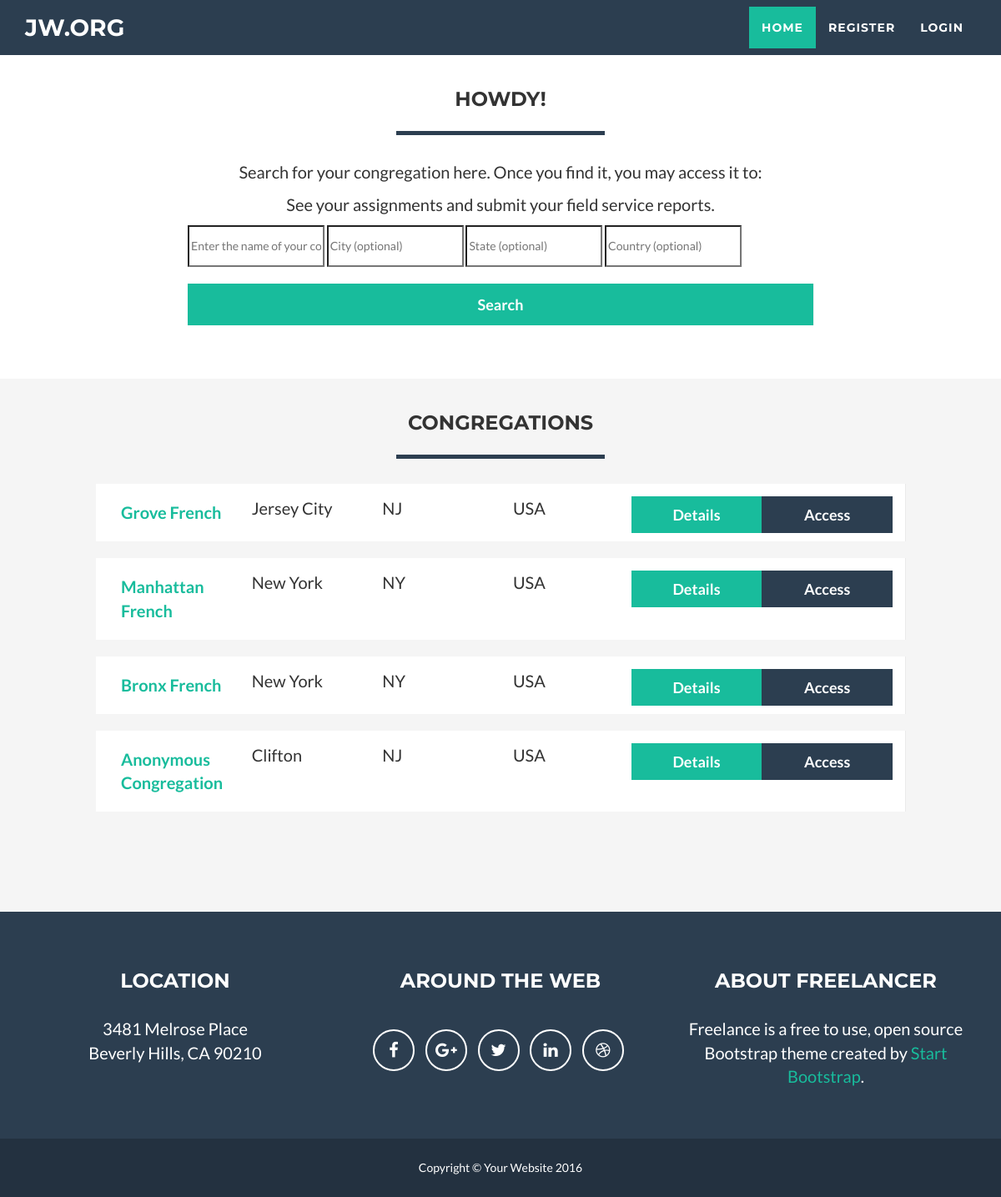
The page / on the database its author committed.
### congregations/models.py (models this page shows, shortened)
class Congregation(models.Model):
    name = models.CharField(max_length=100)
    street = models.CharField(max_length=150)
    city = models.CharField(max_length=100)
    zip_code = models.PositiveIntegerField()
    state = models.CharField(max_length=70)
    country = models.CharField(max_length=70)
    phone = models.PositiveIntegerField(null=True, blank=True)
    email = models.EmailField(max_length=100, null=True, blank=True)
    circuit_overseer = models.CharField(max_length=40, blank=True, null=True)
    circuit = models.CharField(max_length=40, blank=True, null=True)
    language = models.CharField(max_length=30, blank=True, null=True)
    access_key = models.CharField(max_length=10, blank=True, null=True)
    added_by = models.CharField(max_length=40, null=True)

### jw_assistant/views.py (the view)
# urls.py: url(r'^$', views.IndexView.as_view(), name='index'), #Dont forget the index
class IndexView(ListView):
    context_object_name = 'congregations'
    model = Congregation
    template_name = 'index.html'
    def get_context_data(self,**kwargs):
        context  = super().get_context_data(**kwargs)
        congregation_search_form = CongregationSearchForm()
        context['congregation_search_form'] = congregation_search_form
        return context

### congregations/forms.py
class CongregationSearchForm(forms.Form):
    name = forms.CharField(label='', widget=forms.TextInput(attrs={'placeholder': 'Enter the name of your congregation (required)'}))
    city = forms.CharField(label='', widget=forms.TextInput(attrs={'placeholder': 'City (optional)'}), required=False)
    state = forms.CharField(label='', widget=forms.TextInput(attrs={'placeholder': 'State (optional)'}), required=False)
    country = forms.CharField(label='', widget=forms.TextInput(attrs={'placeholder': 'Country (optional)'}), required=False)

### templates/index.html (shortened to what this page needs)
{% extends "base.html" %}
{% load bootstrap %}
{% load staticfiles %}
{% block body_block %}
    <section>
        <div class="container" id="formSection">
            <div class="row">
                <div class="col-lg-12 text-center">
                        {% if user.is_authenticated %}
                            <h3>Howdy {{ user.username }}!</h3>
                        {% else %}
                            <h3>Howdy!</h3>
                        {% endif %}
                    <hr class="star-primary">
                    <p>Search for your congregation here. Once you find it, you may access it to:<p>
                    <p>See your assignments and submit your field service reports.<p>
                </div>
            </div>
            <div class="row">
                <div class="col-lg-8 col-lg-offset-2">
                    <form method="GET" action="{%url 'congregations:search' %}" class="form-signup">
                        {{congregation_search_form | bootstrap}}
                        <input type="submit" name="" value="Search" class="btn btn-lg btn-success btn-block">
                    </form>
                </div>
            </div>
        </div>
    </section>
    <section id="portfolio">
        <div class="container">
            <div class="row">
                <div class="col-lg-12 text-center">
                    <h3>Congregations</h3>
                    <hr class="star-primary">
                </div>
            </div>
              <div class="row" style="max-width:970px;margin:auto">
                  {% if congregations %}
                      {% for congregation in congregations %}
                          <div class="col-lg-12 col-md-12 col-sm-12 col-xs-12">
                              <a href="#portfolioModal1" class="portfolio-link" data-toggle="modal">
                                  <div class="congQuickInfo">
                                      <p class="col-lg-2 col-md-2 col-sm-2 col-xs-12" style="margin-top:5px;">
                                        <strong>
                                          <a href="congregations/{{congregation.id}}/">{{congregation.name}}</a>
                                        </strong>
                                      </p>
                                      <p class="col-lg-2 col-md-2 col-sm-2 col-xs-12">{{congregation.city}}</p>
                                      <p class="col-lg-2 col-md-2 col-sm-2 col-xs-12">{{congregation.state}}</p>
                                      <p class="col-lg-2 col-md-2 col-sm-2 col-xs-12">{{congregation.country}}</p>
                                  </div>
                                  <div class="" id="congregation-btns">
                                    <a href="congregations/{{congregation.id}}/"
                                    class="col-lg-2 col-md-2 col-sm-2 col-xs-12 btn-lg btn-success">Details</a>
                                    <a href="congregations/{{congregation.id}}/"
                                    class="col-lg-2 col-md-2 col-sm-2 col-xs-12 btn-lg btn-primary">Access</a>
                                  </div>
                              </a>
                          </div>
                      {% endfor %}
                  {% else %}
                      <h3> We currently have no congregation </h3>
                  {% endif %}
              </div>
        </div>
    </section>
{% endblock %}

### templates/base.html (shortened to what this page needs)
<!DOCTYPE html>
{% load staticfiles %}
{% load bootstrap %}
<html lang="en">
<head>
    <link href="{% static 'vendor/bootstrap/css/bootstrap.min.css' %}" rel="stylesheet">
    <link href="{% static 'css/freelancer.min.css' %}" rel="stylesheet">
    <link href="{% static 'vendor/font-awesome/css/font-awesome.min.css' %}" rel="stylesheet" type="text/css">
</head>
<body id="page-top" class="index">
    <nav id="mainNav" class="navbar navbar-default navbar-custom">
        <div class="container">
            <div class="navbar-header page-scroll">
                <a class="navbar-brand" href="https://www.jw.org/" target="_blank">JW.ORG</a>
            </div>
            <div class="collapse navbar-collapse" id="bs-example-navbar-collapse-1">
                <ul class="nav navbar-nav navbar-right">
                 {% with url_name=request.resolver_match.url_name %}
                    <li class="{% if url_name == 'index' %}active{% endif %}">
                      <a class="navbar-link" href="{% url 'index' %}">Home</a>
                    </li>
                    {% if not user.is_authenticated %}
                        <li class="{% if url_name == 'signup' %}active{% endif %}">
                          <a class="navbar-link" href="{% url 'profiles:signup' %}">Register</a>
                        </li>
                    {% endif %}
                    {% if user.is_authenticated %}
                        <li><a href="{% url 'logout' %}">Logout</a></li>
                    {% else %}
                        <li class="{% if url_name == 'login' %}active{% endif %}"><a class="navbar-link" href="{% url 'profiles:login' %}">Login</a></li>
                    {% endif %}
                  {% endwith %}
                </ul>
            </div>
        </div>
    </nav>
    {% block body_block %}
    {% endblock %}
    <footer class="text-center">
        <div class="footer-above">
            <div class="container">
                <div class="row">
                    <div class="footer-col col-md-4">
                        <h3>Location</h3>
                        <p>3481 Melrose Place
                            <br>Beverly Hills, CA 90210</p>
                    </div>
                    <div class="footer-col col-md-4">
                        <h3>Around the Web</h3>
                        <ul class="list-inline">
                            <li>
                                <a href="#" class="btn-social btn-outline"><span class="sr-only">Facebook</span><i class="fa fa-fw fa-facebook"></i></a>
                            </li>
                            <li>
                                <a href="#" class="btn-social btn-outline"><span class="sr-only">Google Plus</span><i class="fa fa-fw fa-google-plus"></i></a>
                            </li>
                            <li>
                                <a href="#" class="btn-social btn-outline"><span class="sr-only">Twitter</span><i class="fa fa-fw fa-twitter"></i></a>
                            </li>
                            <li>
                                <a href="#" class="btn-social btn-outline"><span class="sr-only">Linked In</span><i class="fa fa-fw fa-linkedin"></i></a>
                            </li>
                            <li>
                                <a href="#" class="btn-social btn-outline"><span class="sr-only">Dribble</span><i class="fa fa-fw fa-dribbble"></i></a>
                            </li>
                        </ul>
                    </div>
                    <div class="footer-col col-md-4">
                        <h3>About Freelancer</h3>
                        <p>Freelance is a free to use, open source Bootstrap theme created by <a href="http://startbootstrap.com">Start Bootstrap</a>.</p>
                    </div>
                </div>
            </div>
        </div>
        <div class="footer-below">
            <div class="container">
                <div class="row">
                    <div class="col-lg-12">
                        Copyright &copy; Your Website 2016
                    </div>
                </div>
            </div>
        </div>
    </footer>
</body>
</html>

### templates/base.html (style rules this page uses)
#mainNav { border-radius: 0 !important; padding: 8px !important; margin-bottom: 0 !important; box-shadow: 0.1px 0.1px 0.1px gray; }
input { border-radius: 0 !important; height: 50px !important; margin-bottom: -36px !important; box-shadow: 0.1px 0.1px 0.1px gray; }
form.form-signin .btn-lg, form.form-signup .btn-lg { border-radius: 0 !important; height: 50px !important; margin-top: 35px !important; box-shadow: 0.1px 0.1px 0.1px gray; }
section { padding-top: 20px; box-shadow: 0.1px 0.1px 0.1px gray; }
#portfolio { background-color: #f5f5f5; }
#portfolio > div > div:nth-child(2) > div { background-color: white; margin-bottom: 20px; padding-top: 15px; padding-bottom: 10px; box-shadow: 0.1px 0.1px 0.1px gray; }
#congregation-btns .btn-success, #congregation-btns .btn-primary, #congregation-btns .btn-warning, #congregation-btns .btn-danger { border-radius: 0; box-shadow: 0.1px 0.1px 0.1px gray; text-align: center; text-decoration: none; }

### rows shown on the page
Congregation: name "Grove French", city "Jersey City", state "NJ", country "USA"
Congregation: name "Manhattan French", city "New York", state "NY", country "USA"
Congregation: name "Bronx French", city "New York", state "NY", country "USA"
Congregation: name "Anonymous Congregation", city "Clifton", state "NJ", country "USA"
